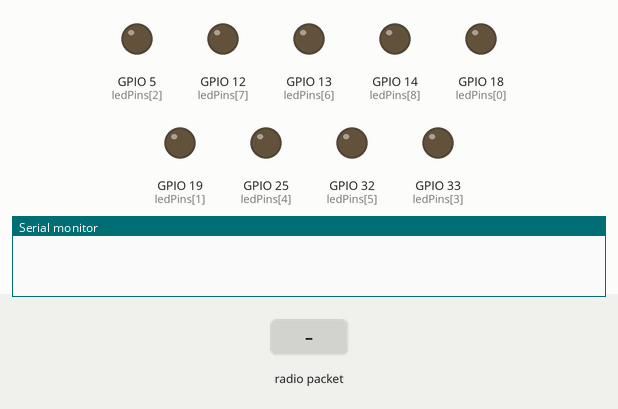
Simulated run of this sketch. Board: ESP32. Shown: output pins drawn as LEDs (lit = HIGH), the last lines printed to the serial monitor. The test bench sets the inputs (shaded band).

Above: at 1.2 s.
1.3 s: radio packet "1" arrives
At 2.3 s:
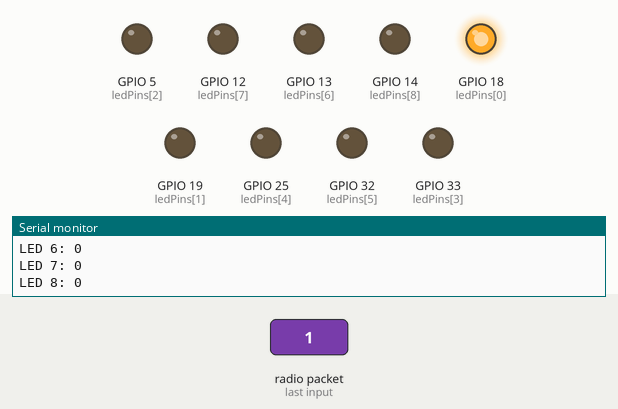
Timing chart, 0 to 4.3 s (numbered marks = the images above; inputs shaded):
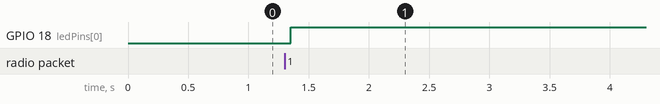

The sketch:

reciver_espnow.ino
```cpp
#include <esp_now.h>
#include <WiFi.h>

const int ledPins[] = {18, 19, 5, 33, 25, 32, 13, 12, 14};
const int numLEDs = sizeof(ledPins) / sizeof(ledPins[0]);

struct __attribute__((packed)) dataPacket {
  bool buttonStates[numLEDs];
};

void OnDataRecv(const uint8_t *mac, const uint8_t *incomingData, int len) {
  dataPacket packet;
  memcpy(&packet, incomingData, sizeof(packet));

  Serial.println("Received packet:");

  for (int i = 0; i < numLEDs; i++) {
    Serial.print("LED ");
    Serial.print(i);
    Serial.print(": ");
    Serial.println(packet.buttonStates[i]);

    digitalWrite(ledPins[i], packet.buttonStates[i]);
  }
}

void setup() {
  Serial.begin(115200);

  for (int i = 0; i < numLEDs; i++) {
    pinMode(ledPins[i], OUTPUT);
  }

  WiFi.mode(WIFI_STA);

  if (esp_now_init() != ESP_OK) {
    Serial.println("Error initializing ESP-NOW");
    return;
  }

  esp_now_register_recv_cb(OnDataRecv);
}

void loop() {
  // Empty loop as the main operation is handled in the callback function
}
```

Measured:
- after the input at 1.3 s, GPIO 18 (ledPins[0]): LOW → HIGH after 0.05 s
